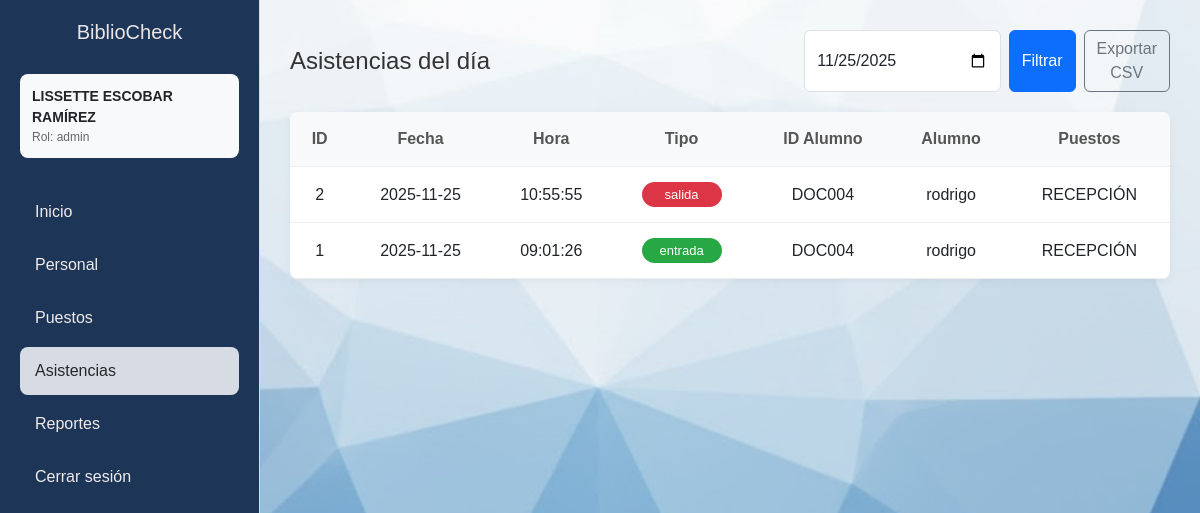
Screenshot of /php/asistencia.php?fecha=2025-11-25 (signed in) with the database file from the repository.
### tables this page shows
CREATE TABLE `asistencia` (
  `id` int(11) NOT NULL,
  `alumno_id` int(11) DEFAULT NULL,
  `puesto_id` int(11) DEFAULT NULL,
  `fecha` date DEFAULT NULL,
  `hora` time DEFAULT NULL,
  `tipo` enum('entrada','salida') DEFAULT NULL
);

CREATE TABLE `alumnos` (
  `id` int(11) NOT NULL,
  `id_alumno` varchar(20) NOT NULL,
  `nombre` varchar(100) NOT NULL,
  `numero_control` varchar(50) DEFAULT NULL,
  `status` enum('Activo','Inactivo') NOT NULL,
  `contrasena` varchar(255) NOT NULL,
  `telefono` varchar(20) DEFAULT NULL,
  `correo_electronico` varchar(100) DEFAULT NULL,
  `qr_semanal` varchar(255) DEFAULT NULL,
  `qr_ultima_actualizacion` datetime DEFAULT NULL,
  `puesto` varchar(255) NOT NULL DEFAULT '',
  `turno` enum('Matutino','Vespertino','Mixto') DEFAULT 'Matutino',
  `horas_objetivo` int(11) DEFAULT 4,
  `horario_ruta` varchar(255) DEFAULT NULL,
  `horario_json` text DEFAULT NULL,
  `semestre` varchar(100) DEFAULT NULL,
  `carrera` varchar(255) DEFAULT NULL
);

CREATE TABLE `puestos` (
  `id` int(11) NOT NULL,
  `nombre` varchar(100) NOT NULL
);

### php/asistencia.php (the view, shortened to what this page needs)
<?php
require_once __DIR__ . '/../php/conexion.php';
$fecha = $_GET['fecha'] ?? date('Y-m-d');
try {
    $sql = "
        SELECT a.id, a.fecha, a.hora, a.tipo,
               d.id_alumno, d.nombre AS alumno,
               c.nombre AS puesto
        FROM asistencia a
        JOIN alumnos d ON d.id = a.alumno_id
        JOIN puestos   c ON c.id = a.puesto_id
        WHERE a.fecha = ?
        ORDER BY a.hora DESC, a.id DESC
    ";
    $stmt = $conexion->prepare($sql);
    $stmt->bind_param('s', $fecha);
    $stmt->execute();
    $res = $stmt->get_result();
    $rows = $res->fetch_all(MYSQLI_ASSOC);
} catch (Throwable $e) {
    $error = 'Error al consultar asistencias.';
}
?>
<!DOCTYPE html>
<html lang="es">
<head>
  <link href="https://cdn.jsdelivr.net/npm/bootstrap@5.3.2/dist/css/bootstrap.min.css" rel="stylesheet">
  <link rel="stylesheet" href="../css/stylesDashboard1.css">
</head>
<body>
  <aside class="sidebar">
    <h2>BiblioCheck</h2>
    <div class="usuario-en-sesion">
      <div class="usuario-info">
        <span class="usuario-nombre"><?= htmlspecialchars($_SESSION['user']['nombre']) ?></span>
        <span class="usuario-rol">Rol: <?= htmlspecialchars($_SESSION['user']['tipo_usuario']) ?></span>
      </div>
    </div>
    <ul>
      <li><a href="../php/dashboard.php">Inicio</a></li>
      <li><a href="../php/alumnos.php">Personal</a></li>
      <li><a href="../php/puestos.php">Puestos</a></li>
      <li class="activo"><a href="../php/asistencia.php">Asistencias</a></li>
      <li><a href="../php/reportes.php">Reportes</a></li>
      <li><a href="../php/Logout.php">Cerrar sesión</a></li>
    </ul>
  </aside>
  <main class="contenido">
    <section class="seccion-contenido">
      <div class="seccion-header">
        <h1>Asistencias del día</h1>
        <form class="d-flex gap-2" method="get">
          <input type="date" class="form-control" name="fecha" value="<?= htmlspecialchars($fecha) ?>">
          <button class="btn btn-primary">Filtrar</button>
          <a class="btn btn-outline-secondary" href="?fecha=<?= urlencode($fecha) ?>&export=1">Exportar CSV</a>
        </form>
      </div>
      <div class="tabla-contenedor">
        <table>
          <thead>
            <tr>
              <th>ID</th>
              <th>Fecha</th>
              <th>Hora</th>
              <th>Tipo</th>
              <th>ID Alumno</th>
              <th>Alumno</th>
              <th>Puestos</th>
            </tr>
          </thead>
          <tbody>
            <?php if (!empty($rows)): foreach ($rows as $r): ?>
              <tr>
                <td><?= (int)$r['id'] ?></td>
                <td><?= htmlspecialchars($r['fecha']) ?></td>
                <td><?= htmlspecialchars($r['hora']) ?></td>
                <td><span class="badge <?= $r['tipo']==='entrada'?'activo':'inactivo' ?>"><?= htmlspecialchars($r['tipo']) ?></span></td>
                <td><?= htmlspecialchars($r['id_alumno']) ?></td>
                <td><?= htmlspecialchars($r['alumno']) ?></td>
                <td><?= htmlspecialchars($r['puesto']) ?></td>
              </tr>
            <?php endforeach; else: ?>
              <tr><td colspan="7">Sin registros.</td></tr>
            <?php endif; ?>
          </tbody>
        </table>
      </div>
    </section>
  </main>
</body>
</html>

### css/stylesDashboard1.css (style rules this page uses)
body { margin: 0; font-family: 'Poppins', sans-serif; background-image: url("../assets/FONDOC.jpg"), linear-gradient(rgba(255, 255, 255, 0.8), rgba(255, 255, 255, 0.8)); background-size: cover; background-position: center; display: flex; min-height: 100vh; }
.sidebar { width: 260px; background-color: #1D3557; border-right: 1px solid #ddd; height: 100vh; padding: 20px; box-sizing: border-box; position: fixed; display: flex; flex-direction: column; }
.sidebar h2 { color: #ebe5e5; margin-bottom: 30px; font-size: 20px; text-align: center; display: flex; align-items: center; justify-content: center; gap: 10px; }
.usuario-en-sesion { display: flex; align-items: center; gap: 12px; margin-bottom: 30px; padding: 12px; border-radius: 8px; background-color: #f8f9fa; }
.usuario-info { display: flex; flex-direction: column; }
.usuario-nombre { font-weight: 600; font-size: 14px; }
.usuario-rol { font-size: 12px; color: #666; }
.sidebar ul { list-style: none; padding: 0; margin: 0; flex-grow: 1; }
.sidebar li { margin-bottom: 5px; }
.sidebar li a { text-decoration: none; color: #f0ebeb; display: flex; align-items: center; gap: 10px; padding: 12px 15px; border-radius: 8px; transition: all 0.3s ease; }
.sidebar li.activo a, .sidebar li a:hover { background-color: #d7dce4; color: #272829; }
.contenido { flex: 1; padding: 30px; margin-left: 260px; width: calc(100% - 260px); box-sizing: border-box; }
.seccion-contenido { width: 100%; max-width: 1200px; margin: 0 auto; box-sizing: border-box; }
.seccion-header { display: flex; justify-content: space-between; align-items: center; margin-bottom: 20px; flex-wrap: wrap; gap: 15px; }
.seccion-header h1 { margin: 0; font-size: 24px; color: #333; display: flex; align-items: center; gap: 10px; }
.tabla-contenedor { width: 100%; overflow-x: auto; background: #fff; border-radius: 8px; box-shadow: 0 2px 10px rgba(0,0,0,0.05); }
table { width: 100%; min-width: 800px; border-collapse: collapse; }
th, td { padding: 15px; text-align: center; border-bottom: 1px solid #eee; vertical-align: middle; }
th { background-color: #f8f9fa; font-weight: 600; color: #555; position: sticky; top: 0; }
.badge { padding: 6px 12px; border-radius: 20px; font-size: 13px; font-weight: 500; display: inline-block; min-width: 80px; text-align: center; }
.badge.presente, .badge.activo { background-color: #28a745; color: white; }
.badge.ausente, .badge.inactivo { background-color: #dc3545; color: white; }

### rows the page displays
asistencia: id "2", fecha "2025-11-25", hora "10:55:55", tipo "salida", alumno.id_alumno "DOC004", alumno.nombre "rodrigo", puesto.nombre "RECEPCIÓN"
asistencia: id "1", fecha "2025-11-25", hora "09:01:26", tipo "entrada", alumno.id_alumno "DOC004", alumno.nombre "rodrigo", puesto.nombre "RECEPCIÓN"

### other values shown
$_SESSION['user']['nombre'] "LISSETTE ESCOBAR RAMÍREZ"
$_SESSION['user']['tipo_usuario'] "admin"
